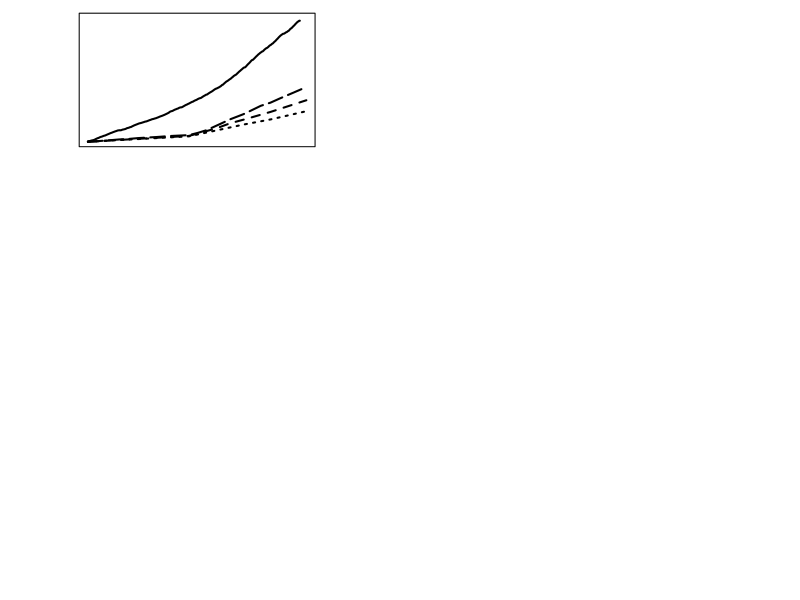

Write R code to recreate this figure. (Note: this script raises an error after producing the figure.)
# source("functions_and_packages/plot_objects.R")

treeC <- read.csv("whole_tree_csv/tree_C_flux.csv")
  treeC$Date <- as.Date(treeC$Date)
  treeC$bolebranch <- with(treeC, boleC+branchC)
  treeC$aboveC <- with(treeC, bolebranch + leafC + litterC)
  
#test both root data sets (with or without very fine roots)
root <- read.csv("calculated_mass/root_mass.csv")
  root$Date <- as.Date(root$Date)  
  
#root values need to be additive to aboveground C 
finalC <- subset(treeC, Date=="2009-03-16")
  finalC <- subset(finalC, select = c("chamber", "Date", "aboveC"))
  finalC <- merge(finalC, root)
  
  finalC$aboveplusfine <- with(finalC, aboveC+frootC_all)
  finalC$allC <- with(finalC, aboveplusfine +CrootC)

##plot bits
xAT <- seq.Date(from=as.Date("2008-4-1"), length=13, by="month")
LWD <- 2
 
#axis.Date(1, at = xAT, labels = T)

##plot 12 panel with treatment means---------------------------------------------------------------------------------
# windows (8,11)

par(mfrow=c(4,3), las=1, mgp=c(3.5,1,0), oma=c(4,6,1,1),mar=c(0,0,0,0))

#1: chamber1
plot(CO2cum ~ Date, data = treeC[treeC$chamber == "ch01",], axes=FALSE, ylab="", xlab="",ylim=c(0, 27500),lwd=LWD, type = 'l')
  points(boleC ~ Date,  data = treeC[treeC$chamber == "ch01",],lwd=LWD,type = 'l',lty=3)
  points(bolebranch ~ Date , data = treeC[treeC$chamber == "ch01",], lwd=LWD,type = 'l',lty=2)
  points(aboveC ~ Date , data = treeC[treeC$chamber == "ch01",], lwd=LWD,type = 'l',lty=5)
box()
legend(x=13975, y=26050,dayClab, lty = c(1, 3, 2, 5, -1, -1), pch = c(-1, -1, -1, -1, 21, 23),lwd=.8,  
        bty='n', pt.cex=.8, pt.bg=c(-1, -1, -1, -1,"grey", "grey"), cex=.8)
text(x=14040, y=27500, label = "Chamber 1", cex=1.25, font=2) 
##add roots on last date
points(aboveplusfine ~ Date , data = finalC[finalC$chamber == "ch01",], pch = 21, bg = "grey", cex=2)
points(allC ~ Date , data = finalC[finalC$chamber == "ch01",],pch = 23, bg="grey", cex=2)
axis(2, labels=TRUE, outer=TRUE)

#2: chamber2
plot(CO2cum ~ Date, data = treeC[treeC$chamber == "ch02",], axes=FALSE, ylab="", xlab="",ylim=c(0, 27500),lwd=LWD, type = 'l')
points(boleC ~ Date,  data = treeC[treeC$chamber == "ch02",],lwd=LWD,type = 'l',lty=3)
points(bolebranch ~ Date , data = treeC[treeC$chamber == "ch02",], lwd=LWD,type = 'l',lty=2)
points(aboveC ~ Date , data = treeC[treeC$chamber == "ch02",], lwd=LWD,type = 'l',lty=5)
box()
text(x=14040, y=27500, label = "Chamber 2", cex=1.25, font=2)

points(aboveplusfine ~ Date , data = finalC[finalC$chamber == "ch02",], pch = 21, bg = "grey", cex=2)
points(allC ~ Date , data = finalC[finalC$chamber == "ch02",],pch = 23, bg="grey", cex=2)

#3: chamber3
plot(CO2cum ~ Date, data = treeC[treeC$chamber == "ch03",], axes=FALSE, ylab="", xlab="",ylim=c(0, 27500),lwd=LWD, type = 'l')
points(boleC ~ Date,  data = treeC[treeC$chamber == "ch03",],lwd=LWD,type = 'l',lty=3)
points(bolebranch ~ Date , data = treeC[treeC$chamber == "ch03",], lwd=LWD,type = 'l',lty=2)
points(aboveC ~ Date , data = treeC[treeC$chamber == "ch03",], lwd=LWD,type = 'l',lty=5)
box()
text(x=14040, y=27500, label = "Chamber 3", cex=1.25, font=2) 

points(aboveplusfine ~ Date , data = finalC[finalC$chamber == "ch03",], pch = 21, bg = "grey", cex=2)
points(allC ~ Date , data = finalC[finalC$chamber == "ch03",],pch = 23, bg="grey", cex=2)

#4: chamber4
plot(CO2cum ~ Date, data = treeC[treeC$chamber == "ch04",], axes=FALSE, ylab="", xlab="",ylim=c(0, 27500),lwd=LWD, type = 'l')
points(boleC ~ Date,  data = treeC[treeC$chamber == "ch04",],lwd=LWD,type = 'l',lty=3)
points(bolebranch ~ Date , data = treeC[treeC$chamber == "ch04",], lwd=LWD,type = 'l',lty=2)
points(aboveC ~ Date , data = treeC[treeC$chamber == "ch04",], lwd=LWD,type = 'l',lty=5)
box()
text(x=14040, y=27500, label = "Chamber 4", cex=1.25, font=2) 
mtext("Carbon  (g)", side=2, line=4, outer=TRUE, las=0, at=.75)
mtext("Carbon  (g)", side=2, line=4, outer=TRUE, las=0, at=.25)

points(aboveplusfine ~ Date , data = finalC[finalC$chamber == "ch04",], pch = 21, bg = "grey", cex=2)
points(allC ~ Date , data = finalC[finalC$chamber == "ch04",],pch = 23, bg="grey", cex=2)
axis(2, labels=TRUE, outer=FALSE)

#5: chamber5
plot(CO2cum ~ Date, data = treeC[treeC$chamber == "ch05",], axes=FALSE, ylab="", xlab="",ylim=c(0, 27500),lwd=LWD, type = 'l')
points(boleC ~ Date,  data = treeC[treeC$chamber == "ch05",],lwd=LWD,type = 'l',lty=3)
points(bolebranch ~ Date , data = treeC[treeC$chamber == "ch05",], lwd=LWD,type = 'l',lty=2)
points(aboveC ~ Date , data = treeC[treeC$chamber == "ch05",], lwd=LWD,type = 'l',lty=5)
box()
text(x=14040, y=27500, label = "Chamber 5", cex=1.25, font=2) 

points(aboveplusfine ~ Date , data = finalC[finalC$chamber == "ch05",], pch = 21, bg = "grey", cex=2)
points(allC ~ Date , data = finalC[finalC$chamber == "ch05",],pch = 23, bg="grey", cex=2)

#6: chamber6
plot(CO2cum ~ Date, data = treeC[treeC$chamber == "ch06",], axes=FALSE, ylab="", xlab="",ylim=c(0, 27500),lwd=LWD, type = 'l')
points(boleC ~ Date,  data = treeC[treeC$chamber == "ch06",],lwd=LWD,type = 'l',lty=3)
points(bolebranch ~ Date , data = treeC[treeC$chamber == "ch06",], lwd=LWD,type = 'l',lty=2)
points(aboveC ~ Date , data = treeC[treeC$chamber == "ch06",], lwd=LWD,type = 'l',lty=5)
box()
text(x=14040, y=27500, label = "Chamber 6", cex=1.25, font=2) 

points(aboveplusfine ~ Date , data = finalC[finalC$chamber == "ch06",], pch = 21, bg = "grey", cex=2)
points(allC ~ Date , data = finalC[finalC$chamber == "ch06",],pch = 23, bg="grey", cex=2)

#7: chmaber7
plot(CO2cum ~ Date, data = treeC[treeC$chamber == "ch07",], axes=FALSE, ylab="", xlab="",ylim=c(0, 27500),lwd=LWD, type = 'l')
points(boleC ~ Date,  data = treeC[treeC$chamber == "ch07",],lwd=LWD,type = 'l',lty=3)
points(bolebranch ~ Date , data = treeC[treeC$chamber == "ch07",], lwd=LWD,type = 'l',lty=2)
points(aboveC ~ Date , data = treeC[treeC$chamber == "ch07",], lwd=LWD,type = 'l',lty=5)
box()
text(x=14040, y=27500, label = "Chamber 7", cex=1.25, font=2) 

points(aboveplusfine ~ Date , data = finalC[finalC$chamber == "ch07",], pch = 21, bg = "grey", cex=2)
points(allC ~ Date , data = finalC[finalC$chamber == "ch07",],pch = 23, bg="grey", cex=2)
axis(2, labels=TRUE, outer=FALSE)

#8: chmaber8
plot(CO2cum ~ Date, data = treeC[treeC$chamber == "ch08",], axes=FALSE, ylab="", xlab="",ylim=c(0, 27500),lwd=LWD, type = 'l')
points(boleC ~ Date,  data = treeC[treeC$chamber == "ch08",],lwd=LWD,type = 'l',lty=3)
points(bolebranch ~ Date , data = treeC[treeC$chamber == "ch08",], lwd=LWD,type = 'l',lty=2)
points(aboveC ~ Date , data = treeC[treeC$chamber == "ch08",], lwd=LWD,type = 'l',lty=5)
box()
text(x=14040, y=27500, label = "Chamber 8", cex=1.25, font=2) 

points(aboveplusfine ~ Date , data = finalC[finalC$chamber == "ch08",], pch = 21, bg = "grey", cex=2)
points(allC ~ Date , data = finalC[finalC$chamber == "ch08",],pch = 23, bg="grey", cex=2)

#9: chmaber9
plot(CO2cum ~ Date, data = treeC[treeC$chamber == "ch09",], axes=FALSE, ylab="", xlab="",ylim=c(0, 27500),lwd=LWD, type = 'l')
points(boleC ~ Date,  data = treeC[treeC$chamber == "ch09",],lwd=LWD,type = 'l',lty=3)
points(bolebranch ~ Date , data = treeC[treeC$chamber == "ch09",], lwd=LWD,type = 'l',lty=2)
points(aboveC ~ Date , data = treeC[treeC$chamber == "ch09",], lwd=LWD,type = 'l',lty=5)
box()
text(x=14040, y=27500, label = "Chamber 9", cex=1.25, font=2) 

points(aboveplusfine ~ Date , data = finalC[finalC$chamber == "ch09",], pch = 21, bg = "grey", cex=2)
points(allC ~ Date , data = finalC[finalC$chamber == "ch09",],pch = 23, bg="grey", cex=2)

#10: chmaber10
plot(CO2cum ~ Date, data = treeC[treeC$chamber == "ch10",], axes=FALSE, ylab="", xlab="",ylim=c(0, 27500),lwd=LWD, type = 'l')
points(boleC ~ Date,  data = treeC[treeC$chamber == "ch10",],lwd=LWD,type = 'l',lty=3)
points(bolebranch ~ Date , data = treeC[treeC$chamber == "ch10",], lwd=LWD,type = 'l',lty=2)
points(aboveC ~ Date , data = treeC[treeC$chamber == "ch10",], lwd=LWD,type = 'l',lty=5)
box()
text(x=14040, y=27500, label = "Chamber 10", cex=1.25, font=2) 

points(aboveplusfine ~ Date , data = finalC[finalC$chamber == "ch10",], pch = 21, bg = "grey", cex=2)
points(allC ~ Date , data = finalC[finalC$chamber == "ch10",],pch = 23, bg="grey", cex=2)
axis.Date(1, at = xAT, labels = TRUE, outer=FALSE)
axis(2, labels=TRUE, outer=FALSE)

#11: chmaber11
plot(CO2cum ~ Date, data = treeC[treeC$chamber == "ch11",], axes=FALSE, ylab="", xlab="",ylim=c(0, 27500),lwd=LWD, type = 'l')
points(boleC ~ Date,  data = treeC[treeC$chamber == "ch11",],lwd=LWD,type = 'l',lty=3)
points(bolebranch ~ Date , data = treeC[treeC$chamber == "ch11",], lwd=LWD,type = 'l',lty=2)
points(aboveC ~ Date , data = treeC[treeC$chamber == "ch11",], lwd=LWD,type = 'l',lty=5)
box()
text(x=14040, y=27500, label = "Chamber 11", cex=1.25, font=2) 

points(aboveplusfine ~ Date , data = finalC[finalC$chamber == "ch11",], pch = 21, bg = "grey", cex=2)
points(allC ~ Date , data = finalC[finalC$chamber == "ch11",],pch = 23, bg="grey", cex=2)
axis.Date(1, at = xAT, labels = TRUE, outer=FALSE)


#12: chmaber12
plot(CO2cum ~ Date, data = treeC[treeC$chamber == "ch12",], axes=FALSE, ylab="", xlab="",ylim=c(0, 27500),lwd=LWD, type = 'l')
points(boleC ~ Date,  data = treeC[treeC$chamber == "ch12",],lwd=LWD,type = 'l',lty=3)
points(bolebranch ~ Date , data = treeC[treeC$chamber == "ch12",], lwd=LWD,type = 'l',lty=2)
points(aboveC ~ Date , data = treeC[treeC$chamber == "ch12",], lwd=LWD,type = 'l',lty=5)
box()
text(x=14040, y=27500, label = "Chamber 12", cex=1.25, font=2) 

points(aboveplusfine ~ Date , data = finalC[finalC$chamber == "ch12",], pch = 21, bg = "grey", cex=2)
points(allC ~ Date , data = finalC[finalC$chamber == "ch12",],pch = 23, bg="grey", cex=2)
axis.Date(1, at = xAT, labels = TRUE, outer=FALSE)

# dev.copy2pdf(file= "master_scripts/paper_figs/treecarbon_daily_chambers.pdf")
# dev.off()


